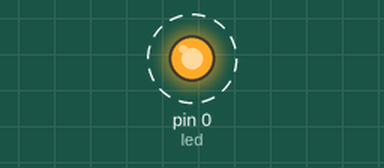
Bench run of a sketch on a simulated Arduino Uno, built with avr-gcc and run on an emulated ATmega328P. On the bench: output pins drawn as LEDs (lit = HIGH). Dashed ring = blinking.

Above: at 0.2 s.
Timing chart, 0 to 4.6 s (numbered marks = the images above):
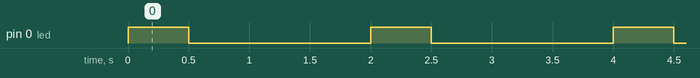

Measured:
- by itself, pin 0 (led): alternates HIGH for 0.50 s and LOW for 1.5 s

The sketch:

sheet1_Q1.ino
```cpp
#define led 0
void setup() {
  // put your setup code here, to run once:
pinMode(led,OUTPUT);
}
void loop() {
  // put your main code here, to run repeatedly:
digitalWrite(led,1);
delay(500);
digitalWrite(led,0);
delay(1500);

}
```
